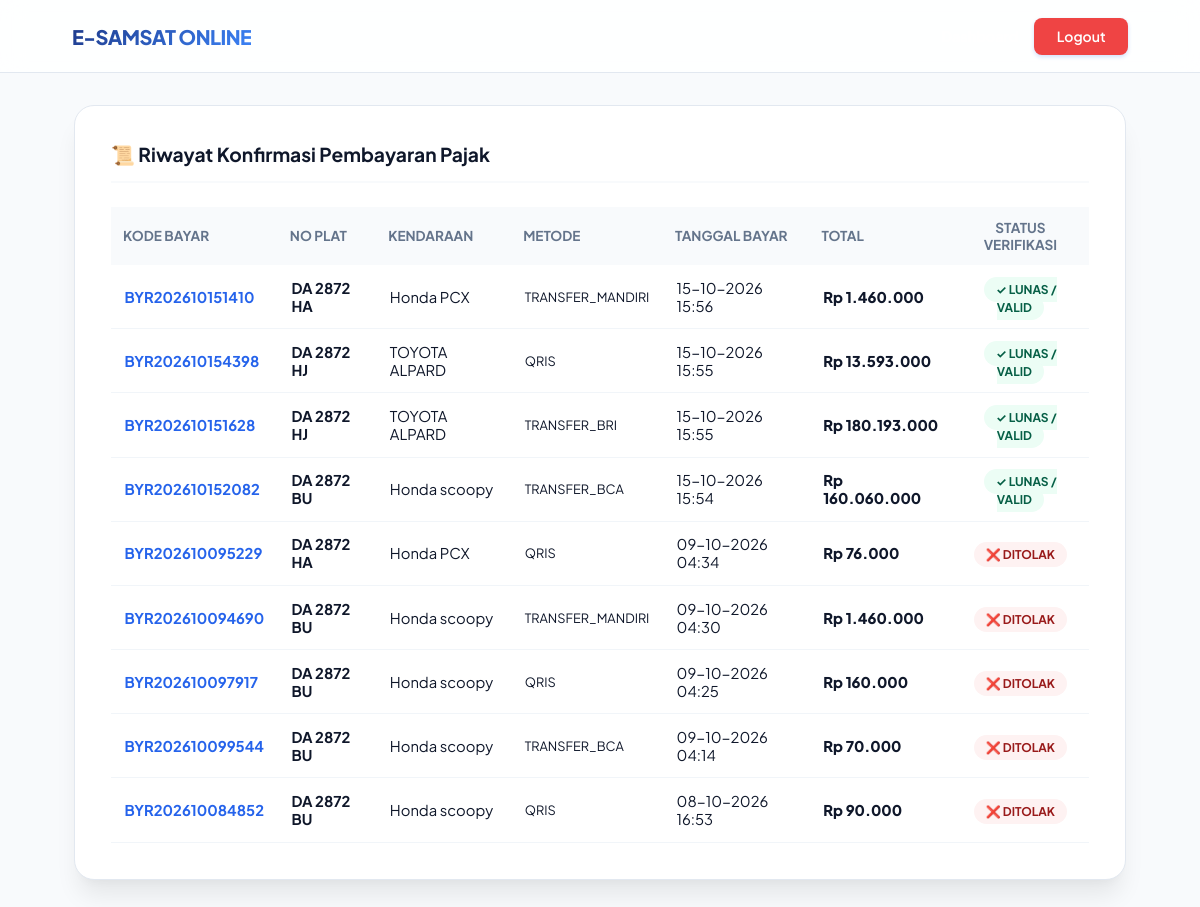
Screenshot of /user/riwayat_pembayaran.php (signed in) with the database file from the repository.
### tables this page shows
CREATE TABLE `pembayaran` (
  `id_pembayaran` int(11) NOT NULL,
  `id_tagihan` int(11) NOT NULL,
  `metode_pembayaran` varchar(50) NOT NULL,
  `bukti_transfer` varchar(255) DEFAULT NULL,
  `tgl_pembayaran` datetime DEFAULT NULL,
  `status_konfirmasi` enum('waiting','verified','rejected') NOT NULL DEFAULT 'waiting',
  `verified_by` int(11) DEFAULT NULL,
  `created_at` timestamp NOT NULL DEFAULT current_timestamp()
);

CREATE TABLE `pajak_tagihan` (
  `id_tagihan` int(11) NOT NULL,
  `id_kendaraan` int(11) NOT NULL,
  `kode_bayar` varchar(20) NOT NULL,
  `tahun_pajak` year(4) NOT NULL,
  `tgl_jatuh_tempo` date NOT NULL,
  `nominal_pkb` decimal(12,2) NOT NULL,
  `nominal_swdkllj` decimal(12,2) NOT NULL,
  `biaya_adm` decimal(12,2) NOT NULL DEFAULT 0.00,
  `nominal_denda` decimal(12,2) NOT NULL DEFAULT 0.00,
  `total_bayar` decimal(12,2) NOT NULL,
  `status_tagihan` enum('unpaid','pending','paid','expired') NOT NULL DEFAULT 'unpaid',
  `created_at` timestamp NOT NULL DEFAULT current_timestamp()
);

CREATE TABLE `kendaraan` (
  `id_kendaraan` int(11) NOT NULL,
  `id_user` int(11) NOT NULL,
  `no_plat` varchar(12) NOT NULL,
  `no_rangka` varchar(50) NOT NULL,
  `no_mesin` varchar(50) NOT NULL,
  `merk` varchar(50) NOT NULL,
  `tipe` varchar(50) NOT NULL,
  `jenis_kendaraan` enum('motor','mobil','truk','bus') NOT NULL,
  `tahun_pembuatan` year(4) NOT NULL,
  `cc_kendaraan` int(5) NOT NULL,
  `warna` varchar(30) NOT NULL,
  `created_at` timestamp NOT NULL DEFAULT current_timestamp()
);

### user/riwayat_pembayaran.php (the view, shortened to what this page needs)
<?php
include '../config/koneksi.php';
$id_user   = $_SESSION['user_id'];
$query = "SELECT p.*, pt.kode_bayar, pt.tahun_pajak, pt.total_bayar, k.no_plat, k.merk, k.tipe
          FROM pembayaran p
          JOIN pajak_tagihan pt ON p.id_tagihan = pt.id_tagihan
          JOIN kendaraan k ON pt.id_kendaraan = k.id_kendaraan
          WHERE k.id_user = '$id_user'
          ORDER BY p.id_pembayaran DESC";
$result = mysqli_query($koneksi, $query);
?>
<!DOCTYPE html>
<html lang="id">
<head>
    <link rel="stylesheet" href="../assets/css/style.css?v=<?= time() ?>">
</head>
<body style="background-color: #f8fafc;">
    <nav class="navbar">
        <div class="logo">E-SAMSAT ONLINE</div>
        <div style="display: flex; align-items: center; gap: 1rem;">
            <a href="dashboard.php" style="color: white; text-decoration: none; font-size: 0.9rem; font-weight: 600;">Dashboard</a>
            <a href="logout.php" class="btn-login" style="background-color: #ef4444;">Logout</a>
        </div>
    </nav>
    <div style="max-width: 1100px; margin: 2rem auto; padding: 0 1.5rem;">
        <div class="card-detail">
            <h3>📜 Riwayat Konfirmasi Pembayaran Pajak</h3>
            <div style="overflow-x: auto; margin-top: 1rem;">
                <table class="table-detail" style="width: 100%;">
                    <thead>
                        <tr style="text-align: left; background-color: #f8fafc; font-size: 0.85rem; color: #64748b;">
                            <th style="padding: 0.75rem;">KODE BAYAR</th>
                            <th style="padding: 0.75rem;">NO PLAT</th>
                            <th style="padding: 0.75rem;">KENDARAAN</th>
                            <th style="padding: 0.75rem;">METODE</th>
                            <th style="padding: 0.75rem;">TANGGAL BAYAR</th>
                            <th style="padding: 0.75rem;">TOTAL</th>
                            <th style="padding: 0.75rem; text-align: center;">STATUS VERIFIKASI</th>
                        </tr>
                    </thead>
                    <tbody>
                        <?php if ($result && mysqli_num_rows($result) > 0): ?>
                            <?php while ($p = mysqli_fetch_assoc($result)): ?>
                                <tr>
                                    <td style="padding: 0.85rem; font-weight: 700; color: #2563eb;"><?= htmlspecialchars($p['kode_bayar']) ?></td>
                                    <td style="padding: 0.85rem; font-weight: 700;"><?= htmlspecialchars($p['no_plat']) ?></td>
                                    <td style="padding: 0.85rem;"><?= htmlspecialchars($p['merk'] . ' ' . $p['tipe']) ?></td>
                                    <td style="padding: 0.85rem; text-transform: uppercase; font-size: 0.8rem;"><?= htmlspecialchars($p['metode_pembayaran']) ?></td>
                                    <td style="padding: 0.85rem;"><?= date('d-m-Y H:i', strtotime($p['tgl_pembayaran'])) ?></td>
                                    <td style="padding: 0.85rem; font-weight: 800;">Rp <?= number_format($p['total_bayar'], 0, ',', '.') ?></td>
                                    <td style="padding: 0.85rem; text-align: center;">
                                        <?php if ($p['status_konfirmasi'] === 'verified'): ?>
                                            <span style="background: #ecfdf5; color: #065f46; padding: 5px 12px; border-radius: 20px; font-size: 0.75rem; font-weight: 700;">✓ LUNAS / VALID</span>
                                        <?php elseif ($p['status_konfirmasi'] === 'waiting'): ?>
                                            <span style="background: #fef3c7; color: #92400e; padding: 5px 12px; border-radius: 20px; font-size: 0.75rem; font-weight: 700;">⌛ MENUNGGU VERIFIKASI</span>
                                        <?php else: ?>
                                            <span style="background: #fef2f2; color: #991b1b; padding: 5px 12px; border-radius: 20px; font-size: 0.75rem; font-weight: 700;">❌ DITOLAK</span>
                                        <?php endif; ?>
                                    </td>
                                </tr>
                            <?php endwhile; ?>
                        <?php else: ?>
                            <tr>
                                <td colspan="7" style="text-align: center; padding: 2rem; color: #64748b;">Belum ada riwayat pembayaran yang dikirimkan.</td>
                            </tr>
                        <?php endif; ?>
                    </tbody>
                </table>
            </div>
        </div>
    </div>
</body>
</html>

### assets/css/style.css (style rules this page uses)
:root { --primary: #2563eb; --primary-hover: #1d4ed8; --primary-light: #eff6ff; --accent: #3b82f6; --success: #10b981; --success-bg: #ecfdf5; --danger: #ef4444; --danger-bg: #fef2f2; --bg-main: #f8fafc; --surface: #ffffff; --border: #e2e8f0; --border-focus: #93c5fd; --text-main: #0f172a; --text-muted: #64748b; --text-white: #ffffff; --radius-sm: 8px; --radius-md: 12px; --radius-lg: 20px; --shadow-sm: 0 1px 2px 0 rgba(0, 0, 0, 0.05); --shadow-md: 0 4px 6px -1px rgba(0, 0, 0, 0.07), 0 2px 4px -2px rgba(0, 0, 0, 0.05); --shadow-lg: 0 20px 25px -5px rgba(0, 0, 0, 0.08), 0 8px 10px -6px rgba(0, 0, 0, 0.03); --shadow-xl: 0 25px 50px -12px rgba(15, 23, 42, 0.25); --transition: all 0.25s cubic-bezier(0.4, 0, 0.2, 1); }
* { box-sizing: border-box; margin: 0; padding: 0; font-family: 'Plus Jakarta Sans', -apple-system, BlinkMacSystemFont, sans-serif; -webkit-font-smoothing: antialiased; }
body { background-color: var(--bg-main); color: var(--text-main); min-height: 100vh; display: flex; flex-direction: column; }
.navbar { display: flex; justify-content: space-between; align-items: center; background-color: rgba(255, 255, 255, 0.85); backdrop-filter: blur(12px); -webkit-backdrop-filter: blur(12px); padding: 1.1rem 6%; border-bottom: 1px solid var(--border); position: sticky; top: 0; z-index: 100; }
.navbar .logo { font-size: 1.25rem; font-weight: 800; background: linear-gradient(135deg, #1e3a8a 0%, #3b82f6 100%); background-clip: text; -webkit-background-clip: text; -webkit-text-fill-color: transparent; letter-spacing: -0.5px; }
.navbar .btn-login { background-color: var(--primary); color: var(--text-white); padding: 0.6rem 1.4rem; text-decoration: none; border-radius: var(--radius-sm); font-weight: 600; font-size: 0.875rem; box-shadow: 0 2px 4px rgba(37, 99, 235, 0.2); transition: var(--transition); }
.card-detail { background: var(--surface); border-radius: var(--radius-lg); padding: 2.25rem; box-shadow: var(--shadow-lg); border: 1px solid var(--border); }
.card-detail h3 { border-bottom: 2px solid var(--bg-main); padding-bottom: 0.85rem; margin-bottom: 1.5rem; color: var(--text-main); font-size: 1.2rem; font-weight: 700; }
.table-detail { width: 100%; border-collapse: collapse; }
.table-detail td { padding: 0.85rem 0; border-bottom: 1px solid #f1f5f9; font-size: 0.925rem; }
.table-detail td:first-child { color: var(--text-muted); font-weight: 500; }
.table-detail td:last-child { text-align: right; font-weight: 700; color: var(--text-main); }

### rows the page displays
pembayaran: id_tagihan.kode_bayar "BYR202610151410", kendaraan.no_plat "DA 2872 HA", kendaraan.merk+tipe "Honda PCX", metode_pembayaran "TRANSFER_MANDIRI", tgl_pembayaran "15-10-2026 15:56", id_tagihan.total_bayar "1.460.000", status_konfirmasi "✓ LUNAS / VALID"
pembayaran: id_tagihan.kode_bayar "BYR202610154398", kendaraan.no_plat "DA 2872 HJ", kendaraan.merk+tipe "TOYOTA ALPARD", metode_pembayaran "QRIS", tgl_pembayaran "15-10-2026 15:55", id_tagihan.total_bayar "13.593.000", status_konfirmasi "✓ LUNAS / VALID"
pembayaran: id_tagihan.kode_bayar "BYR202610151628", kendaraan.no_plat "DA 2872 HJ", kendaraan.merk+tipe "TOYOTA ALPARD", metode_pembayaran "TRANSFER_BRI", tgl_pembayaran "15-10-2026 15:55", id_tagihan.total_bayar "180.193.000", status_konfirmasi "✓ LUNAS / VALID"
pembayaran: id_tagihan.kode_bayar "BYR202610152082", kendaraan.no_plat "DA 2872 BU", kendaraan.merk+tipe "Honda scoopy", metode_pembayaran "TRANSFER_BCA", tgl_pembayaran "15-10-2026 15:54", id_tagihan.total_bayar "160.060.000", status_konfirmasi "✓ LUNAS / VALID"
pembayaran: id_tagihan.kode_bayar "BYR202610095229", kendaraan.no_plat "DA 2872 HA", kendaraan.merk+tipe "Honda PCX", metode_pembayaran "QRIS", tgl_pembayaran "09-10-2026 04:34", id_tagihan.total_bayar "76.000", status_konfirmasi "❌ DITOLAK"
pembayaran: id_tagihan.kode_bayar "BYR202610094690", kendaraan.no_plat "DA 2872 BU", kendaraan.merk+tipe "Honda scoopy", metode_pembayaran "TRANSFER_MANDIRI", tgl_pembayaran "09-10-2026 04:30", id_tagihan.total_bayar "1.460.000", status_konfirmasi "❌ DITOLAK"
pembayaran: id_tagihan.kode_bayar "BYR202610097917", kendaraan.no_plat "DA 2872 BU", kendaraan.merk+tipe "Honda scoopy", metode_pembayaran "QRIS", tgl_pembayaran "09-10-2026 04:25", id_tagihan.total_bayar "160.000", status_konfirmasi "❌ DITOLAK"
pembayaran: id_tagihan.kode_bayar "BYR202610099544", kendaraan.no_plat "DA 2872 BU", kendaraan.merk+tipe "Honda scoopy", metode_pembayaran "TRANSFER_BCA", tgl_pembayaran "09-10-2026 04:14", id_tagihan.total_bayar "70.000", status_konfirmasi "❌ DITOLAK"
pembayaran: id_tagihan.kode_bayar "BYR202610084852", kendaraan.no_plat "DA 2872 BU", kendaraan.merk+tipe "Honda scoopy", metode_pembayaran "QRIS", tgl_pembayaran "08-10-2026 16:53", id_tagihan.total_bayar "90.000", status_konfirmasi "❌ DITOLAK"
